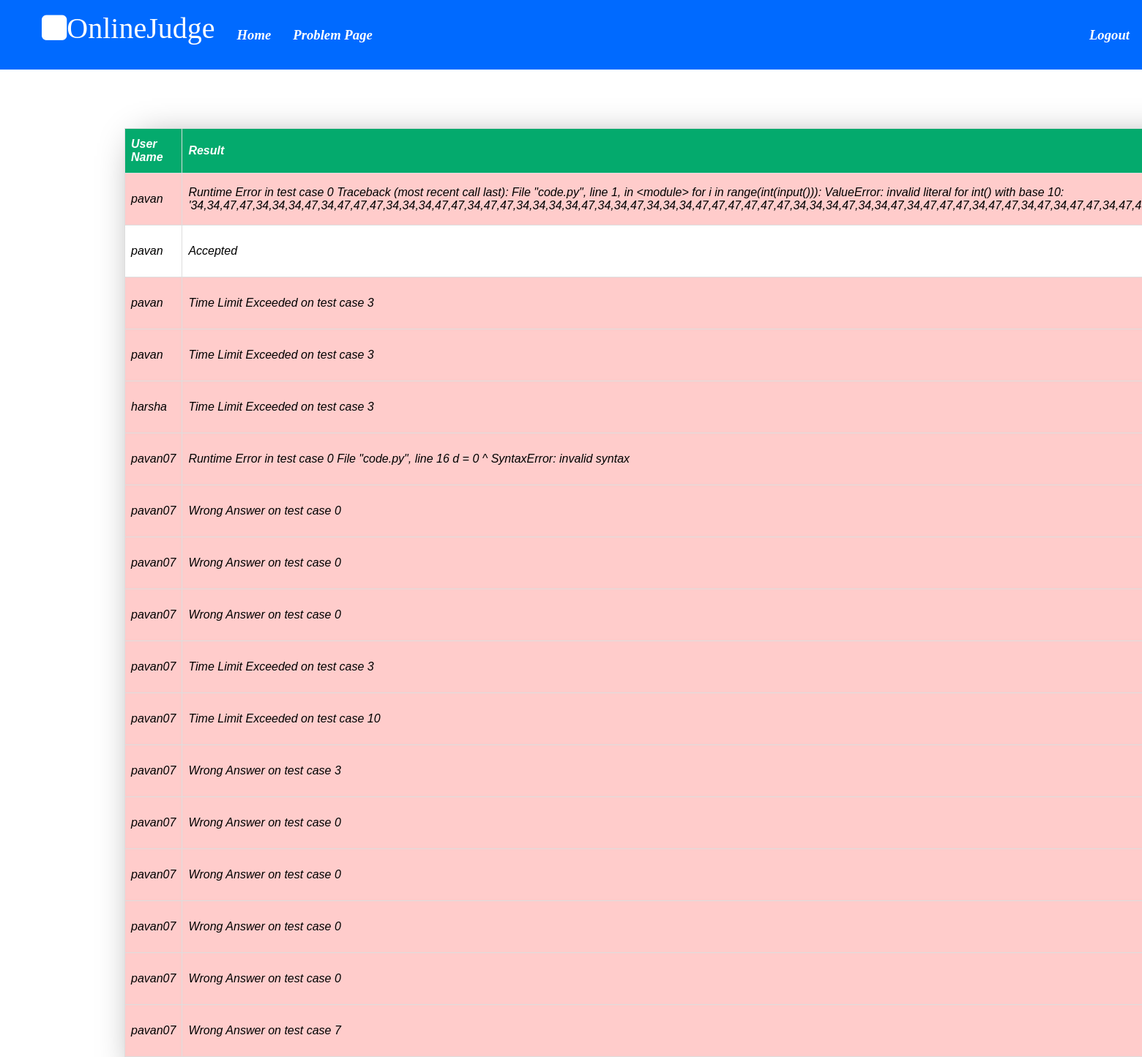
/problem/submissions/8 (signed in), run on the app's committed database.
### OJ/models.py (models this page shows, shortened)
class Submissions(models.Model):
    problem = models.ForeignKey(Problem, on_delete=models.CASCADE)
    user = models.ForeignKey(User, on_delete=models.CASCADE)
    date_created = models.DateTimeField(auto_now_add=True)
    result = models.CharField(max_length=200)
    previous_submission = models.TextField(null=True, blank=True)
    language = models.CharField(max_length=10,null=True, blank=True)
    class Meta:
        ordering = ['-date_created']

class User(AbstractUser):
    email = models.EmailField(unique=True)
    score = models.FloatField(default=0, validators=[score_check])
    solved = models.IntegerField(default=0)
    class Meta:
        ordering = ['-score']

### OJ/views.py (the view)
# urls.py: path('problem/submissions/<int:id>',views.submissions,name = 'submissions'),
@login_required(login_url='login')
def submissions(request,id):
    problem = Problem.objects.get(id=id)
    sub = Submissions.objects.filter(problem=problem)
    return render(request,'submissions.html',{'data':sub,'problem_id':id})

### OJ/templates/submissions.html (shortened to what this page needs)
{% extends "main.html" %}
{% block content %}
<div class="nav">
    <ul class = 'left'>
        <li><i class="fa fa-square" style="font-size:40px;color:rgb(255, 255, 255)">OnlineJudge</i></li>
        <li><a href= '{% url "home"%}'><h3>Home</h3></a></li>
        <li><a href= '{% url "problem_view" problem_id%}'><h3>Problem Page</h3></a></li>
    </ul>
    <ul class="right">
        <li><a href= '{% url "logout"%}'><h3>Logout</h3></a></li>
    </ul>
</div>
    </head>
    <body>
    <table id="customers">
       <tr>
        <th>User Name</th>
        <th>Result</th>
      </tr>
      {%for item in data%}
      {%if item.result != "Accepted"%}
      <tr style='background-color:#FFCCCB'>
        <td>{{item.user.username}}</td>
        <td>{{item.result}}</td>
      </tr>
      {%else%}
      <tr>
        <td>{{item.user.username}}</td>
        <td>{{item.result}}</td>
      </tr>
      {%endif%}
       {%endfor%}
    </table>
{% endblock %}

### OJ/static/main.css (style rules this page uses)
body { font-style: italic; margin: 0; }
.nav { background-color: #006aff; color: #fff; display: flex; justify-content: space-between; align-items: left; padding: 2px; margin-top: 0; }
.nav ul { display: flex; justify-content:space-between; list-style: none; }
.nav ul li { padding:0 15px; }
a { text-decoration: none; color: #fff; }
.left { align-items: left }
.right { align-items: right }

### OJ/templates/submissions.html (style rules this page uses)
#customers { font-family: Arial, Helvetica, sans-serif; border-collapse: collapse; width: 100%; margin-top: 80px; width:80%; box-shadow: 20px 20px 50px grey; margin-left: 170px; }
#customers td, #customers th { border: 1px solid #ddd; padding: 8px; }
#customers tr:nth-child(even) { background-color: #f2f2f2; }
#customers th { padding-top: 12px; padding-bottom: 12px; text-align: left; background-color: #04AA6D; color: white; }

### data on the page
Submissions: user.username "pavan", result "Runtime Error in test case 0 Traceback (most recent call last): File \"code.py\", line 1, in <module> for i in range(int(input())): ValueError: invalid literal for int() with base 10:…"
Submissions: user.username "pavan", result "Accepted"
Submissions: user.username "pavan", result "Time Limit Exceeded on test case 3"
Submissions: user.username "pavan", result "Time Limit Exceeded on test case 3"
Submissions: user.username "harsha", result "Time Limit Exceeded on test case 3"
Submissions: user.username "pavan07", result "Runtime Error in test case 0 File \"code.py\", line 16 d = 0 ^ SyntaxError: invalid syntax"
Submissions: user.username "pavan07", result "Wrong Answer on test case 0"
Submissions: user.username "pavan07", result "Wrong Answer on test case 0"
Submissions: user.username "pavan07", result "Wrong Answer on test case 0"
Submissions: user.username "pavan07", result "Time Limit Exceeded on test case 3"
Submissions: user.username "pavan07", result "Time Limit Exceeded on test case 10"
Submissions: user.username "pavan07", result "Wrong Answer on test case 3"
Submissions: user.username "pavan07", result "Wrong Answer on test case 0"
Submissions: user.username "pavan07", result "Wrong Answer on test case 0"
Submissions: user.username "pavan07", result "Wrong Answer on test case 0"
Submissions: user.username "pavan07", result "Wrong Answer on test case 0"
Submissions: user.username "pavan07", result "Wrong Answer on test case 7"
